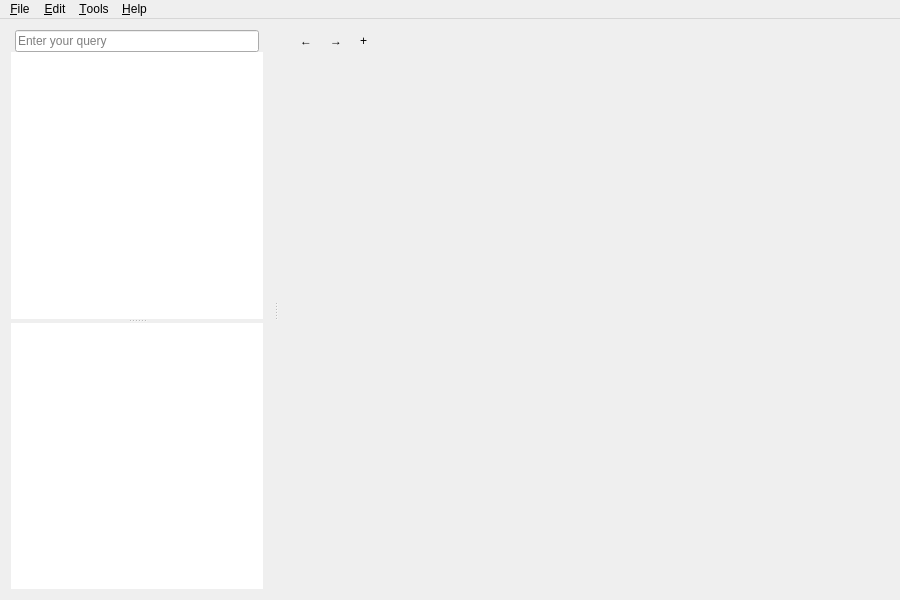
<?xml version="1.0" encoding="UTF-8"?>
<ui version="4.0">
 <class>Zeal::WidgetUi::MainWindow</class>
 <widget class="QMainWindow" name="Zeal::WidgetUi::MainWindow">
  <property name="geometry">
   <rect>
    <x>0</x>
    <y>0</y>
    <width>900</width>
    <height>600</height>
   </rect>
  </property>
  <property name="windowTitle">
   <string>Zeal</string>
  </property>
  <widget class="QWidget" name="centralWidget">
   <layout class="QVBoxLayout" name="centralWidgetLayout">
    <property name="spacing">
     <number>0</number>
    </property>
    <property name="leftMargin">
     <number>0</number>
    </property>
    <property name="topMargin">
     <number>0</number>
    </property>
    <property name="rightMargin">
     <number>0</number>
    </property>
    <property name="bottomMargin">
     <number>0</number>
    </property>
    <item>
     <widget class="QSplitter" name="splitter">
      <property name="orientation">
       <enum>Qt::Horizontal</enum>
      </property>
      <property name="childrenCollapsible">
       <bool>false</bool>
      </property>
      <widget class="QWidget" name="layoutWidget">
       <layout class="QVBoxLayout" name="resultPane">
        <property name="spacing">
         <number>0</number>
        </property>
        <item>
         <widget class="ToolBarFrame" name="searchEditWidget" native="true">
          <property name="styleSheet">
           <string notr="true"/>
          </property>
          <layout class="QVBoxLayout" name="searchToolBarFrame">
           <property name="spacing">
            <number>4</number>
           </property>
           <property name="leftMargin">
            <number>4</number>
           </property>
           <property name="topMargin">
            <number>0</number>
           </property>
           <property name="rightMargin">
            <number>4</number>
           </property>
           <property name="bottomMargin">
            <number>0</number>
           </property>
           <item>
            <widget class="SearchEdit" name="lineEdit">
             <property name="placeholderText">
              <string>Enter your query</string>
             </property>
             <property name="clearButtonEnabled">
              <bool>true</bool>
             </property>
            </widget>
           </item>
          </layout>
         </widget>
        </item>
        <item>
         <widget class="QSplitter" name="tocSplitter">
          <property name="minimumSize">
           <size>
            <width>150</width>
            <height>0</height>
           </size>
          </property>
          <property name="orientation">
           <enum>Qt::Vertical</enum>
          </property>
          <widget class="QTreeView" name="treeView">
           <property name="frameShape">
            <enum>QFrame::NoFrame</enum>
           </property>
           <property name="uniformRowHeights">
            <bool>true</bool>
           </property>
           <attribute name="headerVisible">
            <bool>false</bool>
           </attribute>
          </widget>
          <widget class="QListView" name="tocListView">
           <property name="frameShape">
            <enum>QFrame::NoFrame</enum>
           </property>
           <property name="horizontalScrollBarPolicy">
            <enum>Qt::ScrollBarAlwaysOff</enum>
           </property>
           <property name="uniformItemSizes">
            <bool>true</bool>
           </property>
          </widget>
         </widget>
        </item>
       </layout>
      </widget>
      <widget class="QWidget" name="layoutWidget_2">
       <layout class="QVBoxLayout" name="viewInfo">
        <property name="spacing">
         <number>0</number>
        </property>
        <item>
         <widget class="ToolBarFrame" name="navigationBar" native="true">
          <layout class="QHBoxLayout" name="toolbox">
           <property name="spacing">
            <number>4</number>
           </property>
           <property name="leftMargin">
            <number>4</number>
           </property>
           <property name="topMargin">
            <number>0</number>
           </property>
           <property name="rightMargin">
            <number>4</number>
           </property>
           <property name="bottomMargin">
            <number>0</number>
           </property>
           <item>
            <widget class="QToolButton" name="backButton">
             <property name="toolTip">
              <string>Go back one page</string>
             </property>
             <property name="styleSheet">
              <string notr="true">QToolButton::menu-indicator { image: none; }</string>
             </property>
             <property name="text">
              <string>←</string>
             </property>
             <property name="autoRaise">
              <bool>true</bool>
             </property>
            </widget>
           </item>
           <item>
            <widget class="QToolButton" name="forwardButton">
             <property name="toolTip">
              <string>Go forward one page</string>
             </property>
             <property name="styleSheet">
              <string notr="true">QToolButton::menu-indicator { image: none; }</string>
             </property>
             <property name="text">
              <string>→</string>
             </property>
             <property name="autoRaise">
              <bool>true</bool>
             </property>
            </widget>
           </item>
           <item>
            <widget class="QToolButton" name="newTabButton">
             <property name="toolTip">
              <string>Create a new tab</string>
             </property>
             <property name="text">
              <string>+</string>
             </property>
             <property name="autoRaise">
              <bool>true</bool>
             </property>
            </widget>
           </item>
           <item>
            <spacer name="horizontalSpacer">
             <property name="orientation">
              <enum>Qt::Horizontal</enum>
             </property>
             <property name="sizeHint" stdset="0">
              <size>
               <width>40</width>
               <height>20</height>
              </size>
             </property>
            </spacer>
           </item>
          </layout>
         </widget>
        </item>
        <item>
         <widget class="QStackedWidget" name="webViewStack">
          <property name="minimumSize">
           <size>
            <width>600</width>
            <height>0</height>
           </size>
          </property>
         </widget>
        </item>
       </layout>
      </widget>
     </widget>
    </item>
   </layout>
  </widget>
  <widget class="QMenuBar" name="menuBar">
   <property name="geometry">
    <rect>
     <x>0</x>
     <y>0</y>
     <width>900</width>
     <height>20</height>
    </rect>
   </property>
   <widget class="QMenu" name="menuFile">
    <property name="title">
     <string>&amp;File</string>
    </property>
    <addaction name="actionNewTab"/>
    <addaction name="actionCloseTab"/>
    <addaction name="separator"/>
    <addaction name="actionQuit"/>
   </widget>
   <widget class="QMenu" name="menuHelp">
    <property name="title">
     <string>&amp;Help</string>
    </property>
    <addaction name="actionSubmitFeedback"/>
    <addaction name="actionCheckForUpdates"/>
    <addaction name="separator"/>
    <addaction name="actionAboutZeal"/>
   </widget>
   <widget class="QMenu" name="menu_Edit">
    <property name="title">
     <string>&amp;Edit</string>
    </property>
    <addaction name="actionFind"/>
    <addaction name="separator"/>
    <addaction name="actionPreferences"/>
   </widget>
   <widget class="QMenu" name="menu_Tools">
    <property name="title">
     <string>&amp;Tools</string>
    </property>
    <addaction name="actionDocsets"/>
   </widget>
   <addaction name="menuFile"/>
   <addaction name="menu_Edit"/>
   <addaction name="menu_Tools"/>
   <addaction name="menuHelp"/>
  </widget>
  <action name="actionQuit">
   <property name="icon">
    <iconset theme="application-exit"/>
   </property>
   <property name="text">
    <string>&amp;Quit</string>
   </property>
  </action>
  <action name="actionPreferences">
   <property name="icon">
    <iconset theme="preferences-desktop"/>
   </property>
   <property name="text">
    <string>Prefere&amp;nces</string>
   </property>
  </action>
  <action name="actionAboutZeal">
   <property name="icon">
    <iconset theme="help-about"/>
   </property>
   <property name="text">
    <string>About &amp;Zeal</string>
   </property>
  </action>
  <action name="actionBack">
   <property name="enabled">
    <bool>false</bool>
   </property>
   <property name="icon">
    <iconset theme="go-previous"/>
   </property>
   <property name="text">
    <string>&amp;Back</string>
   </property>
  </action>
  <action name="actionForward">
   <property name="enabled">
    <bool>false</bool>
   </property>
   <property name="icon">
    <iconset theme="go-next"/>
   </property>
   <property name="text">
    <string>&amp;Forward</string>
   </property>
  </action>
  <action name="actionNewTab">
   <property name="icon">
    <iconset theme="tab-new"/>
   </property>
   <property name="text">
    <string>New &amp;Tab</string>
   </property>
  </action>
  <action name="actionCloseTab">
   <property name="text">
    <string>&amp;Close Tab</string>
   </property>
  </action>
  <action name="actionNextTab">
   <property name="text">
    <string>Next Tab</string>
   </property>
  </action>
  <action name="actionPreviousTab">
   <property name="text">
    <string>Previous Tab</string>
   </property>
  </action>
  <action name="actionSubmitFeedback">
   <property name="text">
    <string>&amp;Submit Feedback...</string>
   </property>
  </action>
  <action name="actionCheckForUpdates">
   <property name="text">
    <string>&amp;Check for updates...</string>
   </property>
  </action>
  <action name="actionFind">
   <property name="icon">
    <iconset theme="edit-find"/>
   </property>
   <property name="text">
    <string>&amp;Find</string>
   </property>
  </action>
  <action name="actionDocsets">
   <property name="text">
    <string>&amp;Docsets...</string>
   </property>
  </action>
  <action name="actionNewTabButton">
   <property name="icon">
    <iconset theme="tab-new"/>
   </property>
   <property name="text">
    <string>New &amp;Tab</string>
   </property>
   <property name="toolTip">
    <string>New Tab</string>
   </property>
  </action>
 </widget>
 <layoutdefault spacing="6" margin="11"/>
 <customwidgets>
  <customwidget>
   <class>SearchEdit</class>
   <extends>QLineEdit</extends>
   <header>ui/widgets/searchedit.h</header>
  </customwidget>
  <customwidget>
   <class>ToolBarFrame</class>
   <extends>QWidget</extends>
   <header>ui/widgets/toolbarframe.h</header>
   <container>1</container>
  </customwidget>
 </customwidgets>
 <resources/>
 <connections/>
</ui>
